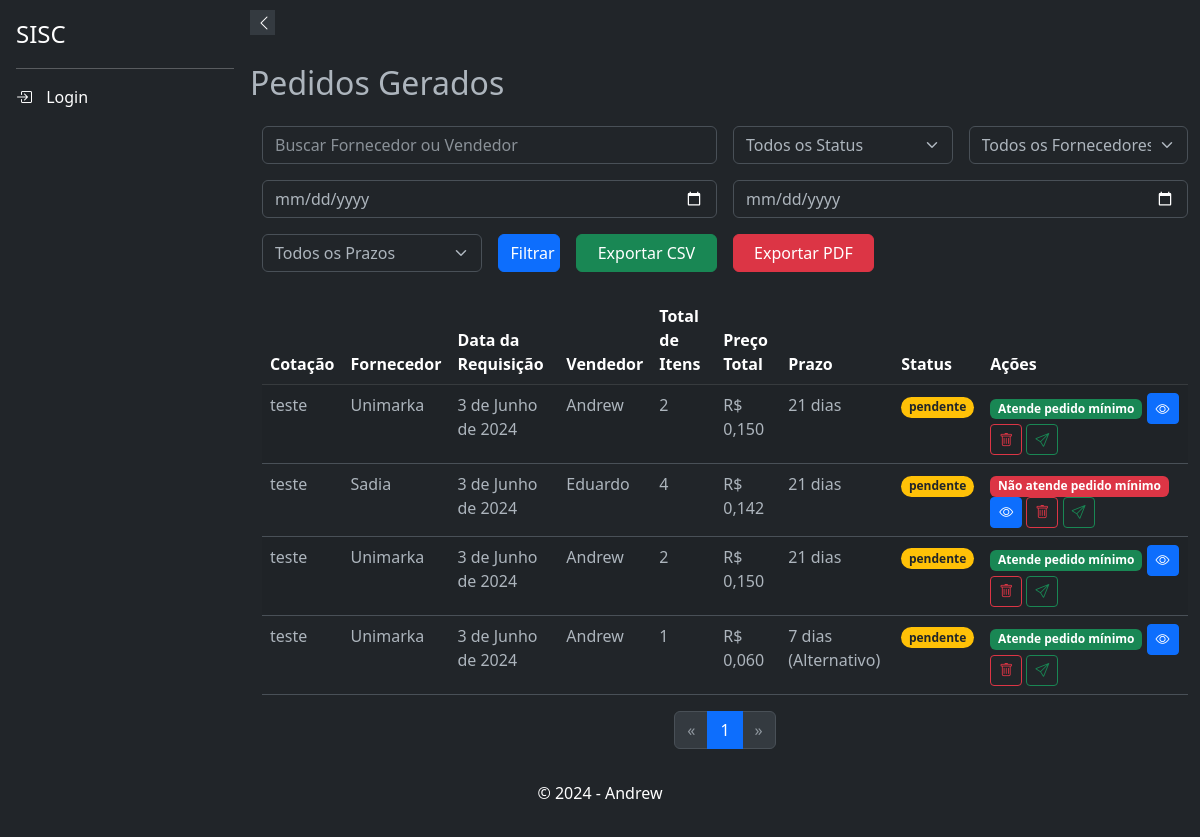
/respostas/pedidos/, run on an earlier commit of the app's database.
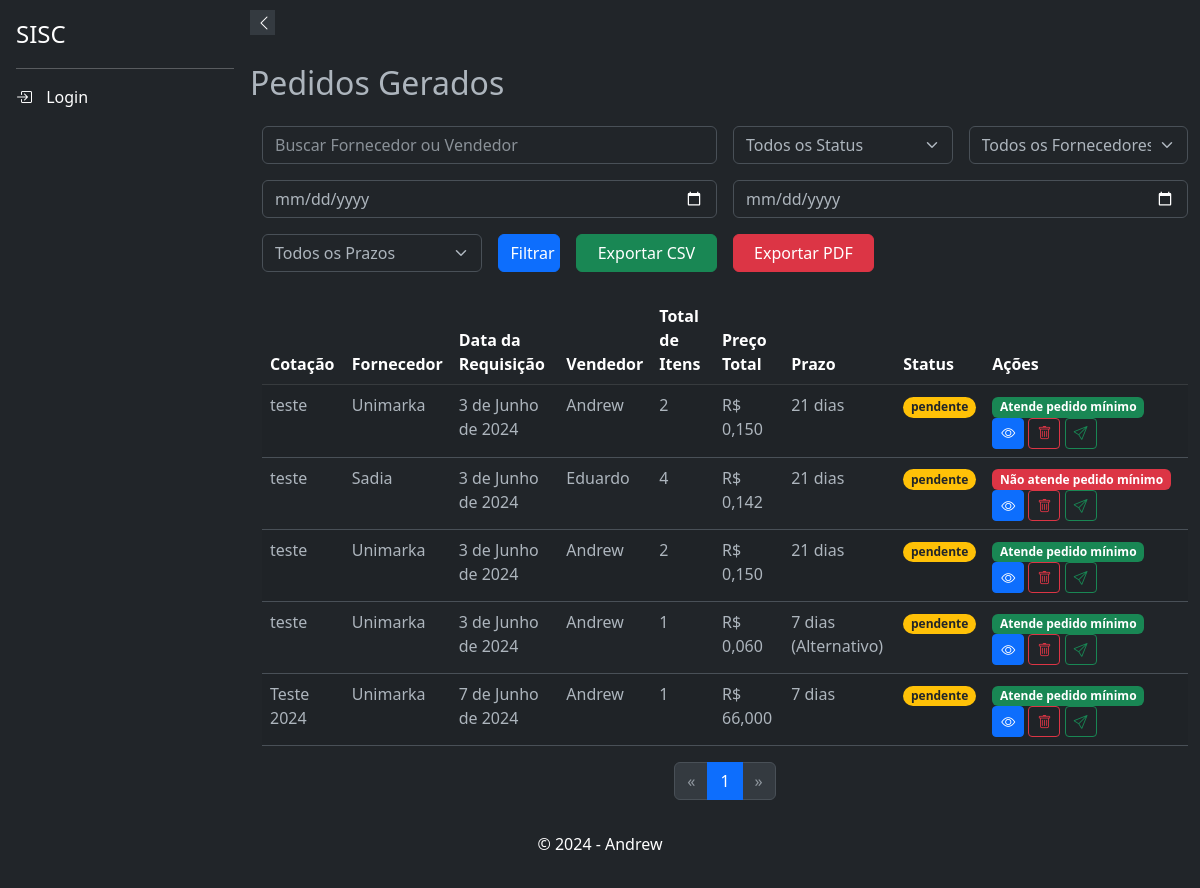
And on a later commit of the database.
### respostas/models.py (models this page shows, shortened)
class PedidoAgrupado(models.Model):
    fornecedor = models.ForeignKey(Supplier, on_delete=models.CASCADE, verbose_name="Fornecedor")
    cotacao = models.ForeignKey(Cotacao, on_delete=models.CASCADE)
    data_requisicao = models.DateField(verbose_name="Data da Requisição")
    status = models.CharField(max_length=50, choices=[
        ('pendente', 'Pendente'),
        ('concluido', 'Concluído'),
        ('cancelado', 'Cancelado'),
    ], default='pendente', verbose_name="Status do Pedido")
    usuario_criador = models.ForeignKey(settings.AUTH_USER_MODEL, on_delete=models.SET_NULL, null=True)
    @property
    def total_itens(self):
        return self.pedidos.count()
    @property
    def preco_total(self):
        return sum(item.preco * item.quantidade for item in self.pedidos.all())

class Pedido(models.Model):
    produto = models.ForeignKey(Product, on_delete=models.CASCADE, verbose_name="Produto")
    quantidade = models.DecimalField(max_digits=10, decimal_places=3, verbose_name="Quantidade")
    tipo_volume = models.CharField(max_length=50, choices=Product.UNIDADE_CHOICES, verbose_name="Tipo de Volume")
    preco = models.DecimalField(max_digits=10, decimal_places=3, verbose_name="Preço")
    prazo_alternativo_selecionado = models.BooleanField(default=False, verbose_name="Prazo Alternativo Selecionado")
    prazo_alternativo = models.PositiveIntegerField(null=True, blank=True, verbose_name="Prazo Alternativo")
    observacoes = models.TextField(blank=True, null=True, verbose_name="Observações")
    pedido_agrupado = models.ForeignKey(PedidoAgrupado, related_name='pedidos', on_delete=models.CASCADE, verbose_name="Pedido Agrupado", null=True, default=None)
    class Meta:
        verbose_name = "Pedido"
        verbose_name_plural = "Pedidos"

### cotacao/models.py (models this page shows, shortened)
class Cotacao(models.Model):
    uuid = models.UUIDField(default=uuid.uuid4, editable=False, unique=True)
    nome = models.CharField(max_length=200)
    departamento = models.ForeignKey(Departamento, on_delete=models.SET_NULL, null=True )
    usuario_criador = models.ForeignKey(settings.AUTH_USER_MODEL, on_delete=models.CASCADE, related_name='cotacoes_criadas', null=True, )
    data_abertura = models.DateField()
    data_fechamento = models.DateField()
    status = models.CharField(max_length=10, default='ativo', choices=[('ativo', 'Aberto'), ('inativo', 'Fechado')])
    prazo = models.IntegerField(
                                    choices=[(0, 'à vista'), (7, '7 dias'), (14, '14 dias'), (21, '21 dias'), (28, '28 dias')],
                                    default=21,
                                    help_text='Prazo para os produtos'
                                    )
    class Meta:
        verbose_name = _('Cotação')
        verbose_name_plural = _('Cotações')
        ordering = ['data_abertura']
        indexes = [
            models.Index(fields=['departamento']),
            models.Index(fields=['status']),
            models.Index(fields=['data_abertura']),
        ]

### suppliers/models.py (models this page shows, shortened)
class Supplier(models.Model):
    user = models.ForeignKey(settings.AUTH_USER_MODEL, on_delete=models.CASCADE, blank=True, null=True)
    name = models.CharField(max_length=255)
    email = models.EmailField(unique=True)
    phone_regex = RegexValidator(regex=r'^\+?\d{10,15}$', message="Número de telefone no formato: '+999999999'. Até 15 dígitos.", )
    phone = models.CharField(validators=[phone_regex], max_length=17, blank=True)
    company = models.CharField(max_length=255, null=True, blank=True)
    cnpj = models.CharField(max_length=18, unique=True, validators=[validate_cnpj], null=True, blank=True)
    active = models.BooleanField(default=True, verbose_name="Ativo")
    address_line_1 = models.CharField("Endereço", max_length=255, null=True, blank=True)
    address_line_2 = models.CharField("Complemento", max_length=255, null=True, blank=True)
    city = models.CharField("Cidade", max_length=100, null=True, blank=True)
    state = models.CharField("Estado", max_length=50, null=True, blank=True)
    zip_code = models.CharField("CEP", max_length=10, null=True, blank=True)
    minimum_order_value = models.DecimalField("Valor Mínimo para Pedido", max_digits=10, decimal_places=3, validators=[MinValueValidator(0)], null=True, blank=True)
    order_response_deadline = models.TimeField("Prazo de Resposta para Pedidos", null=True, blank=True)
    departments = models.ManyToManyField('products.Departamento', related_name='suppliers', blank=True)
    categories = models.ManyToManyField(Category, blank=True, verbose_name="Categorias")
    subcategories = models.ManyToManyField(Subcategory, blank=True, verbose_name="Subcategorias")
    brands = models.ManyToManyField(Brand,  blank=True, verbose_name="Marcas")
    created_at = models.DateTimeField(auto_now_add=False, default=datetime.datetime.now, null=True, blank=True)
    updated_at = models.DateTimeField(auto_now=True, verbose_name="Atualizado em")
    deleted = models.BooleanField(default=False)
    holiday_cover_name = models.CharField("Nome do Fornecedor de Férias", max_length=255, null=True, blank=True)
    holiday_cover_email = models.EmailField("Email do Fornecedor de Férias", null=True, blank=True)
    holiday_cover_phone = models.CharField("Telefone do Fornecedor de Férias", validators=[phone_regex], max_length=17, blank=True, null=True)
    observation = models.TextField("Observação", null=True, blank=True)
    delivery_days = models.CharField("Dias de Entrega", max_length=100, blank=True, null=True)
    quality_rating = models.IntegerField(default=0, blank=True, null=True)
    delivery_time_rating = models.IntegerField(default=0, blank=True, null=True)
    price_rating = models.IntegerField(default=0, blank=True, null=True)
    reliability_rating = models.IntegerField(default=0, blank=True, null=True)
    flexibility_rating = models.IntegerField(default=0, blank=True, null=True)
    partnership_rating = models.IntegerField(default=0, blank=True, null=True)
    comments = models.TextField("Comentários", max_length=100, blank=True, null=True)
    billing_deadline_choices = [
        ('1-2', '1 a 2 dias úteis'),
        ('3-5', '3 a 5 dias úteis'),
        ('6-10', '6 a 10 dias úteis'),
        ('11-15', '11 a 15 dias úteis'),
        ('15+', 'Mais de 15 dias úteis'),
        ('negotiable', 'A combinar')
    ]
    billing_deadline = models.CharField(max_length=20, choices=billing_deadline_choices, default='1-2', verbose_name="Prazo de Faturamento")
    specific_billing_deadline = models.CharField(max_length=50, blank=True, null=True, verbose_name="Prazo Específico de Faturamento")
    class Meta:
        ordering = ['name']

### respostas/views.py (the view, shortened to what this page needs)
# urls.py: path('pedidos/', ListarPedidosView.as_view(), name='listar_pedidos'),
class ListarPedidosView(ListView):
    model = PedidoAgrupado
    template_name = 'respostas/listar_pedidos.html'
    context_object_name = 'pedidos_agrupados'
    paginate_by = 10
    def get_queryset(self):
        queryset = super().get_queryset()
        query = self.request.GET.get('q')
        status = self.request.GET.get('status')
        fornecedor_id = self.request.GET.get('fornecedor')
        start_date = self.request.GET.get('start_date')
        end_date = self.request.GET.get('end_date')
        prazo = self.request.GET.get('prazo')
        if status:
            queryset = queryset.filter(status=status)
        if fornecedor_id:
            queryset = queryset.filter(fornecedor_id=fornecedor_id)
        if start_date and end_date:
            start_date = timezone.make_aware(datetime.strptime(start_date, '%Y-%m-%d'))
            end_date = timezone.make_aware(datetime.strptime(end_date, '%Y-%m-%d') + timedelta(days=1))
            queryset = queryset.filter(data_requisicao__range=(start_date, end_date))
        return queryset.distinct()
    def get_context_data(self, **kwargs):
        context = super().get_context_data(**kwargs)
        context['fornecedores'] = Supplier.objects.all()
        return context

### respostas/templates/respostas/listar_pedidos.html (shortened to what this page needs)
{% extends 'base.html' %}
{% block content %}
<h2 class="my-4">Pedidos Gerados</h2>
<div class="container mb-4">
    <form method="get" class="row g-3">
        <div class="col-md-6">
            <input type="text" name="q" class="form-control" placeholder="Buscar Fornecedor ou Vendedor" value="{{ request.GET.q }}">
        </div>
        <div class="col-md-3">
            <select name="status" class="form-select">
                <option value="">Todos os Status</option>
            </select>
        </div>
        <div class="col-md-3">
            <select name="fornecedor" class="form-select">
                <option value="">Todos os Fornecedores</option>
            </select>
        </div>
        <div class="col-md-6">
            <input type="date" name="start_date" class="form-control" placeholder="Data Início" value="{{ request.GET.start_date }}">
        </div>
        <div class="col-md-6">
            <input type="date" name="end_date" class="form-control" placeholder="Data Fim" value="{{ request.GET.end_date }}">
        </div>
        <div class="col-md-3">
            <select name="prazo" class="form-select">
                <option value="">Todos os Prazos</option>
            </select>
        </div>
        <div class="col-md-1">
            <button type="submit" class="btn btn-primary w-100">Filtrar</button>
        </div>
        <div class="col-md-2">
            <a href="{% url 'respostas:exportar_pedidos' %}" class="btn btn-success w-100">Exportar CSV</a>
        </div>
        <div class="col-md-2">
            <a href="{% url 'respostas:exportar_pedidos_pdf' %}" class="btn btn-danger w-100">Exportar PDF</a>
        </div>
    </form>
</div>
<div class="container">
    {% if pedidos_agrupados %}
    <table class="table table-striped">
        <thead class="table-dark">
            <tr>
                <th>Cotação</th>
                <th>Fornecedor</th>
                <th>Data da Requisição</th>
                <th>Vendedor</th>
                <th>Total de Itens</th>
                <th>Preço Total</th>
                <th>Prazo</th>
                <th>Status</th>
                <th>Ações</th>
            </tr>
        </thead>
        <tbody>
            {% for pedido_agrupado in pedidos_agrupados %}
            <tr>
                <td>{{ pedido_agrupado.cotacao.nome }}</td>
                <td>{{ pedido_agrupado.fornecedor.company }}</td>
                <td>{{ pedido_agrupado.data_requisicao }}</td>
                <td>{{ pedido_agrupado.fornecedor.name }}</td>
                <td>{{ pedido_agrupado.total_itens }}</td>
                <td>R$ {{ pedido_agrupado.preco_total|floatformat:3 }}</td>
                <td>
                    {% if pedido_agrupado.pedidos.first.prazo_alternativo_selecionado and pedido_agrupado.pedidos.first.prazo_alternativo %}
                      {{ pedido_agrupado.pedidos.first.prazo_alternativo }} dias (Alternativo)
                    {% else %}
                      {{ pedido_agrupado.cotacao.prazo }} dias
                    {% endif %}
                </td>
                <td>
                    <span class="badge rounded-pill
                        {% if pedido_agrupado.status == 'pendente' %}bg-warning text-dark
                        {% elif pedido_agrupado.status == 'concluido' %}bg-success
                        {% elif pedido_agrupado.status == 'cancelado' %}bg-danger
                        {% endif %}
                    ">
                        {{ pedido_agrupado.status }}
                    </span>
                </td>
                <td>
                    {% if pedido_agrupado.preco_total < pedido_agrupado.fornecedor.minimum_order_value %}
                    <span class="badge bg-danger" data-bs-toggle="tooltip" data-bs-placement="top" title="Pedido mínimo: R$ {{ pedido_agrupado.fornecedor.minimum_order_value|floatformat:3 }}">Não atende pedido mínimo</span>
                    {% else %}
                        <span class="badge bg-success" data-bs-toggle="tooltip" data-bs-placement="top" title="Pedido mínimo: R$ {{ pedido_agrupado.fornecedor.minimum_order_value|floatformat:3 }}">Atende pedido mínimo</span>
                    {% endif %}
                    <a href="{% url 'respostas:detalhes_pedido_agrupado' pedido_agrupado.pk %}" class="btn btn-primary btn-sm" data-bs-toggle="tooltip" data-bs-placement="top" title="Ver Detalhes"><i class="bi bi-eye"></i></a>
                    <a href="{% url 'respostas:deletar_pedido_agrupado' pedido_agrupado.pk %}" class="btn btn-outline-danger btn-sm" data-bs-toggle="tooltip" data-bs-placement="top" title="Deletar Pedido"><i class="bi bi-trash"></i></a>
                    <a href="{#}" class="btn btn-outline-success btn-sm" data-bs-toggle="tooltip" data-bs-placement="top" title="Enviar Pedido"><i class="bi bi-send"></i></a>
                </td>
            </tr>
            {% endfor %}
        </tbody>
    </table>
    <nav aria-label="Page navigation">
        <ul class="pagination justify-content-center">
            {% if page_obj.has_previous %}
            <li class="page-item">
                <a class="page-link" href="?{% if request.GET.q %}q={{ request.GET.q }}&{% endif %}{% if request.GET.status %}status={{ request.GET.status }}&{% endif %}{% if request.GET.fornecedor %}fornecedor={{ request.GET.fornecedor }}&{% endif %}{% if request.GET.start_date %}start_date={{ request.GET.start_date }}&{% endif %}{% if request.GET.end_date %}end_date={{ request.GET.end_date }}&{% endif %}{% if request.GET.prazo %}prazo={{ request.GET.prazo }}&{% endif %}page={{ page_obj.previous_page_number }}" aria-label="Previous">
                    <span aria-hidden="true">&laquo;</span>
                </a>
            </li>
            {% else %}
            <li class="page-item disabled">
                <a class="page-link" href="#" aria-label="Previous">
                    <span aria-hidden="true">&laquo;</span>
                </a>
            </li>
            {% endif %}
            {% for num in page_obj.paginator.page_range %}
                {% if page_obj.number == num %}
                    <li class="page-item active"><a class="page-link" href="#">{{ num }}</a></li>
                {% endif %}
            {% endfor %}
            {% if page_obj.has_next %}
            <li class="page-item">
                <a class="page-link" href="?{% if request.GET.q %}q={{ request.GET.q }}&{% endif %}{% if request.GET.status %}status={{ request.GET.status }}&{% endif %}{% if request.GET.fornecedor %}fornecedor={{ request.GET.fornecedor }}&{% endif %}{% if request.GET.start_date %}start_date={{ request.GET.start_date }}&{% endif %}{% if request.GET.end_date %}end_date={{ request.GET.end_date }}&{% endif %}{% if request.GET.prazo %}prazo={{ request.GET.prazo }}&{% endif %}page={{ page_obj.next_page_number }}" aria-label="Next">
                    <span aria-hidden="true">&raquo;</span>
                </a>
            </li>
            {% else %}
            <li class="page-item disabled">
                <a class="page-link" href="#" aria-label="Next">
                    <span aria-hidden="true">&raquo;</span>
                </a>
            </li>
            {% endif %}
        </ul>
    </nav>
    {% else %}
    <div class="alert alert-info">Nenhum pedido encontrado.</div>
    {% endif %}
</div>
{% endblock %}

What changed in the data, as far as the page shows it:
added PedidoAgrupado: cotacao.nome "Teste 2024", fornecedor.company "Unimarka", data_requisicao "7 de Junho de 2024", fornecedor.name "Andrew", total_itens "1", preco_total "66,000", cotacao.prazo "7", status "pendente"
